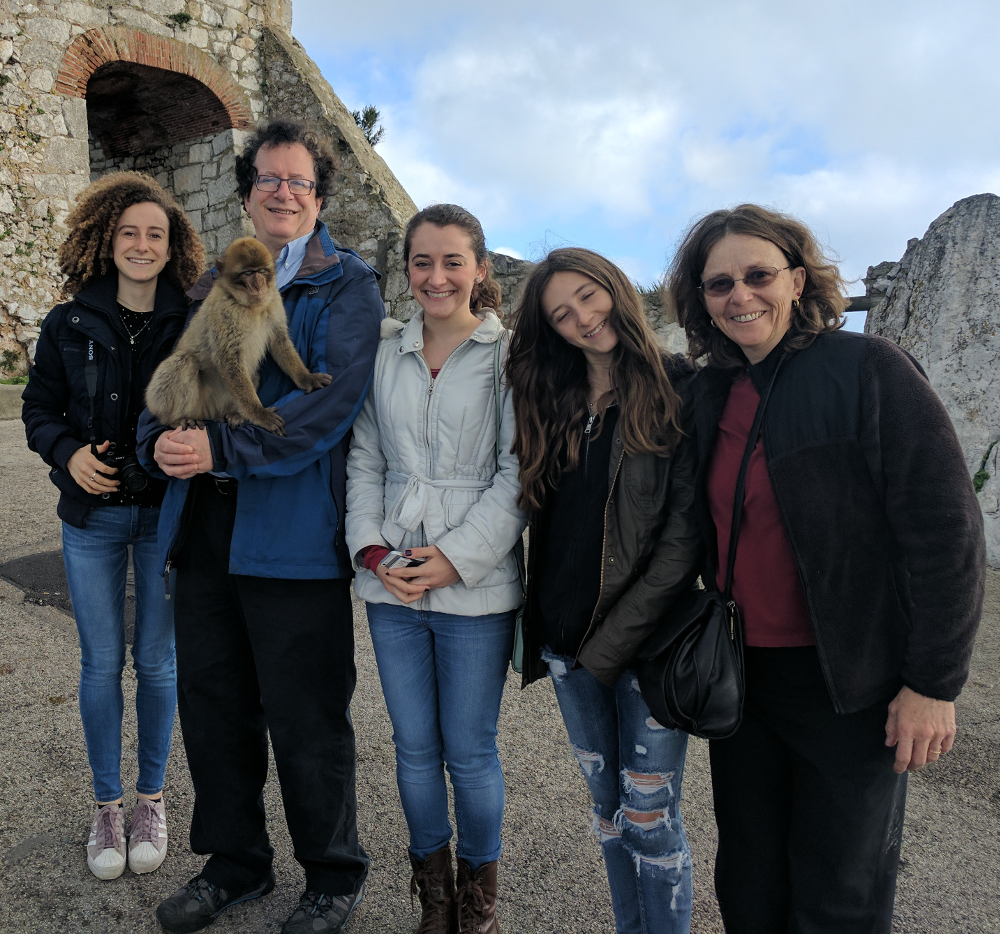
//> input picture resource/faces.png, 1000 x 934 px
$ ./main   (built with g++ and OpenCV 4)
//> lines starting //> are read from the running program, lines starting //| are printed output that depends on the picture; after the words box and inside, x2 and y2 are one past the last pixel; in counts of white or black regions, pixels touching at a corner belong together
//Example 10-3. Threshold versus adaptive threshold

#include<opencv2/opencv.hpp>
#include<iostream>

using namespace std;
using namespace cv;

int main(int argc, char** argv)
{
	// [16 lines of commented-out code are left out]

	Mat Igray = imread("E:/mycode/mycode_opencv/resource/faces.png", CV_LOAD_IMAGE_GRAYSCALE);
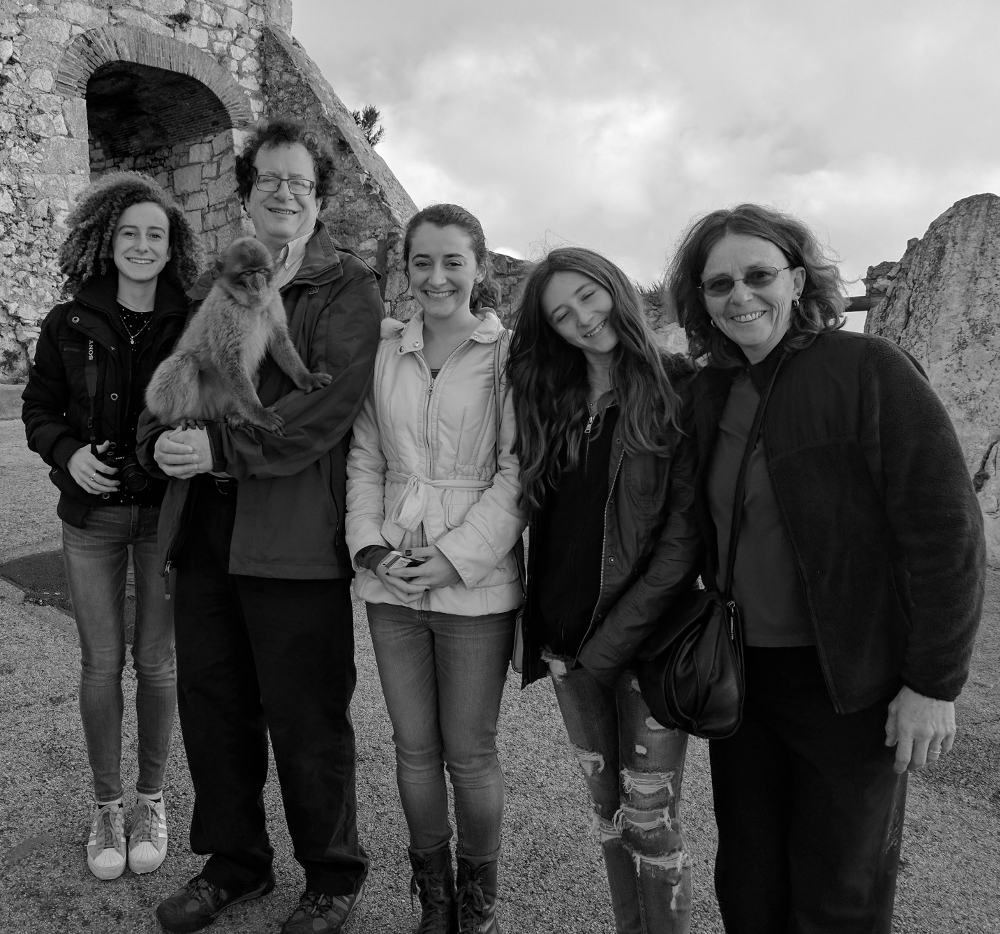
//> Igray: 934 rows x 1000 cols, CV_8UC1; min 0, max 254, mean 90.1

	//Read in gray image
	//
	//if (Igray.empty()) { cout << "Can not load " << argv[6] << endl; return -1; }


	//Declare the output iamges.
	//
	Mat It, Iat;
	threshold(Igray, It, 50, 255, THRESH_BINARY);
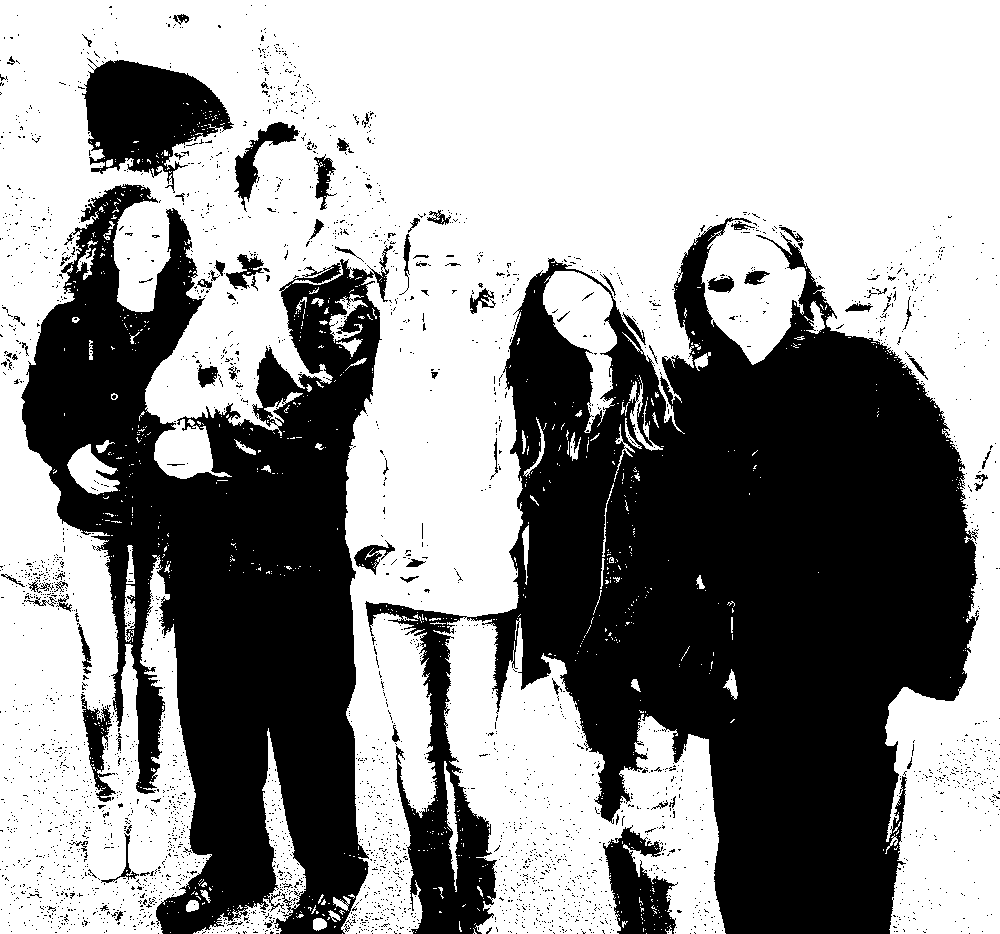
//> It: 934 rows x 1000 cols, CV_8UC1; 58.2% white; 3282 black regions (3194 under 20 px), largest, box (x1, y1, x2, y2) and area: (365, 217, 979, 934) 221943, (21, 184, 393, 934) 135795, (82, 58, 234, 193) 11363
	adaptiveThreshold(Igray, Iat, 255, ADAPTIVE_THRESH_MEAN_C, THRESH_BINARY, (15,15), 0);
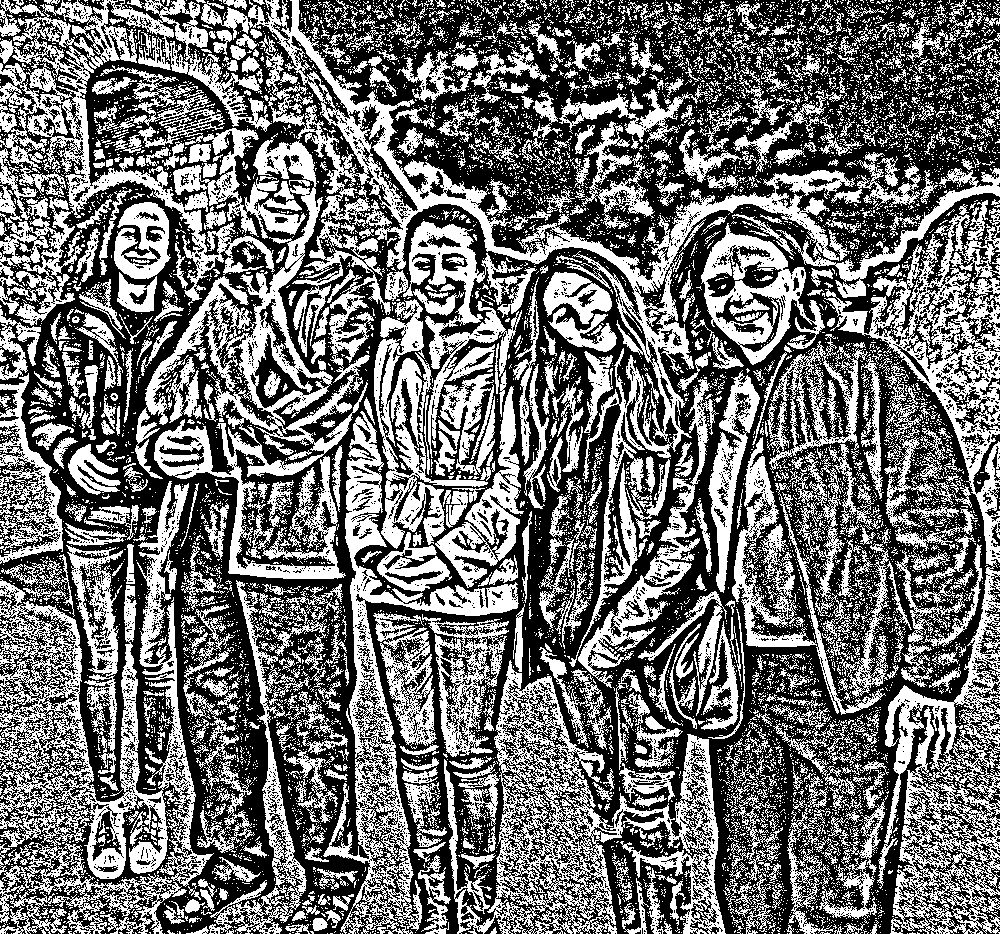
//> Iat: 934 rows x 1000 cols, CV_8UC1; 44.1% white; 10159 white regions (9292 under 20 px), largest, box (x1, y1, x2, y2) and area: (824, 200, 1000, 934) 29517, (201, 0, 855, 667) 28753, (0, 481, 214, 934) 28497

	//show the result.
	//
	imshow("Raw", Igray);
	imshow("Threshold", It);
	imshow("Adaptive Threshold", Iat);
	waitKey(0);

	return 0;
}
